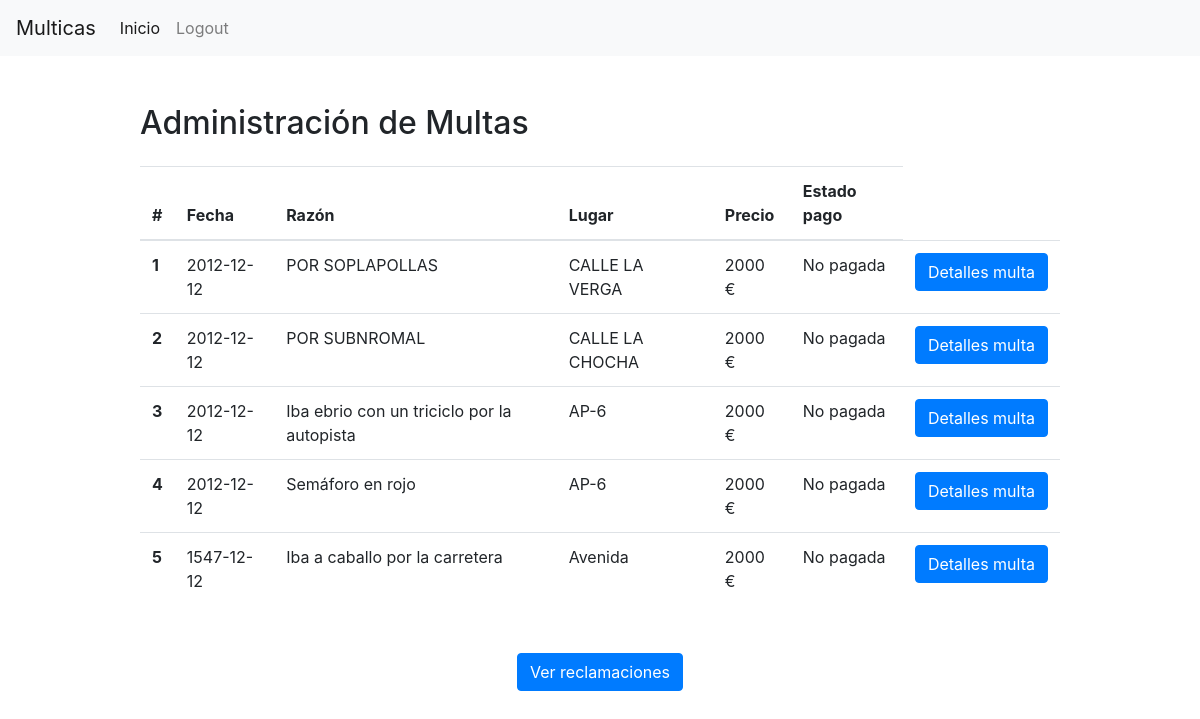
/php/main_admin.php (signed in), run on an earlier commit of the app's database.
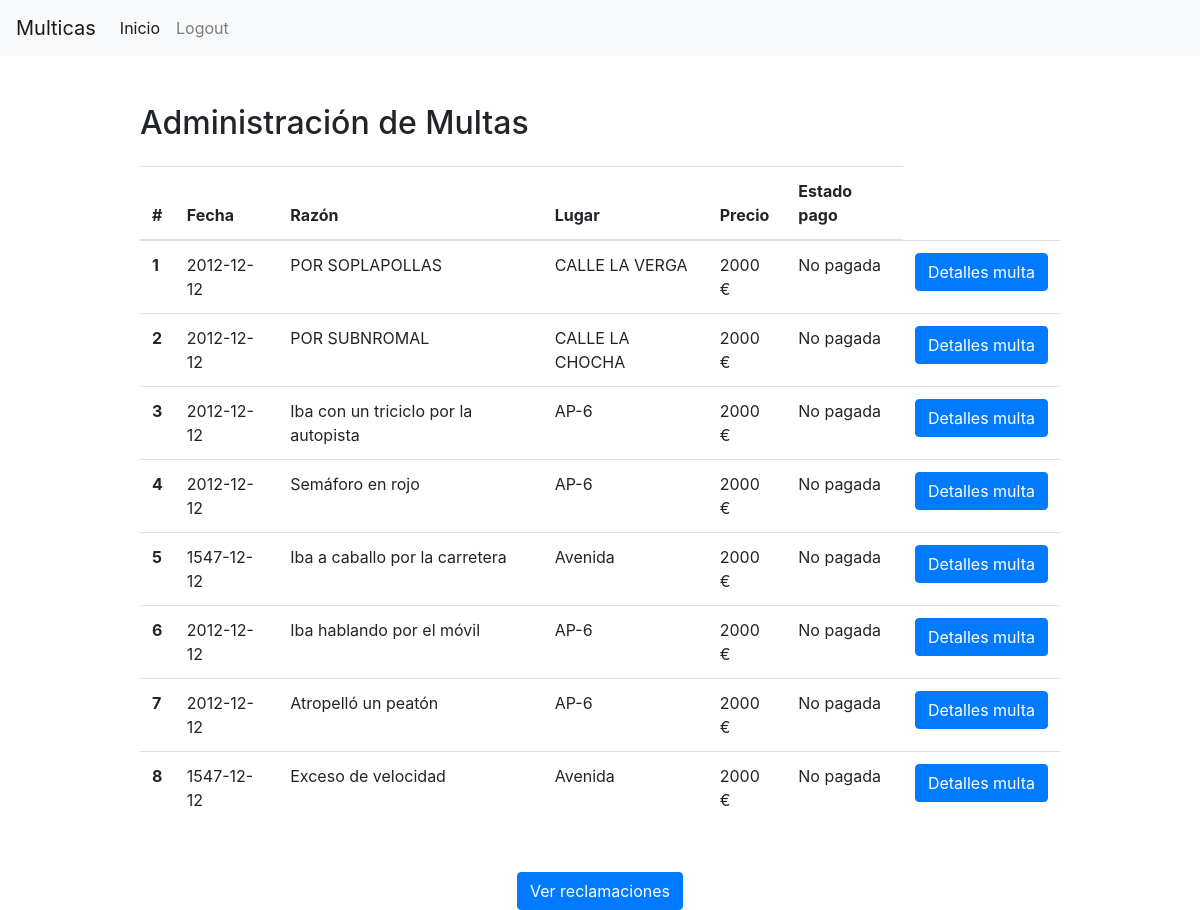
And on a later commit of the database.
### tables this page shows
CREATE TABLE `multas` (
  `id` int(11) NOT NULL,
  `razon` varchar(255) NOT NULL,
  `fecha` date NOT NULL,
  `reclamada` tinyint(1) NOT NULL DEFAULT '0',
  `direccion` varchar(255) NOT NULL,
  `precio` float(5) NOT NULL,
  `estado` int(1) NOT NULL,
  `n_bastidor` varchar(50) NOT NULL
);

### php/obtener_multas_administrador.php (called while the page is built, shortened)
<?php
    include "conexion_bd.php";
    $resultado = mysqli_query($conexion, "SELECT id, razon, fecha, reclamada, precio, estado, m.n_bastidor, direccion
                                          FROM multas m LEFT JOIN coches c ON m.n_bastidor = c.n_bastidor");
    $arrayMultas = array();
    while ($row = mysqli_fetch_array($resultado))
    {
        $idMulta = $row["id"];
        $razon = $row["razon"];
        $fecha = $row["fecha"];
        $reclamada = $row["reclamada"];
        $precio = $row["precio"];
        $estado = $row["estado"];
        $nbastidor = $row["n_bastidor"];
        $direccion = $row["direccion"];
        $arrayMultas[$idMulta] = array
        (
            "idMulta" => $idMulta,
            "razon" => $razon,
            "fecha" => $fecha,
            "reclamada" => $reclamada,
            "precio" => $precio,
            "estado" => $estado,
            "nbastidor" => $nbastidor,
            "direccion" => $direccion
        );
    }
?>

### php/main_admin.php (the view, shortened to what this page needs)
<!doctype html>
<html lang="es">
<head>
  <link rel="stylesheet" href="https://stackpath.bootstrapcdn.com/bootstrap/4.1.3/css/bootstrap.min.css"crossorigin="anonymous">
</head>
<body>
  <nav class="navbar navbar-expand-lg navbar-light bg-light">
    <a class="navbar-brand" href="#">Multicas</a>
    <div class="collapse navbar-collapse" id="navbarSupportedContent">
      <ul class="navbar-nav mr-auto">
        <li class="nav-item active">
          <a class="nav-link" href="index.html">Inicio</a>
        </li>
        <li class="nav-item">
          <a class="nav-link" href="logout.php">Logout</a>
        </li>
      </ul>
    </div>
  </nav>
  <div class="container mt-5">
    <div class="row">
      <div class="col-md-1"></div>
      <div class="col-md-10">
        <h2>Administración de Multas</h2>
        <table class="table mt-4">
          <thead>
            <tr>
              <th scope="col">#</th>
              <th scope="col">Fecha</th>
              <th scope="col">Razón</th>
              <th scope="col">Lugar</th>
              <th scope="col">Precio</th>
              <th scope="col">Estado pago</th>
            </tr>
          </thead>
          <tbody>
            <?php
                include "obtener_multas_administrador.php";
                $nrow = 0;
                foreach ($arrayMultas as $multa)
                {
                    ++$nrow;
                    $razon = $multa["razon"];
                    $fecha = $multa["fecha"];
                    $precio = $multa["precio"];
                    $estado = $multa["estado"];
                    $direccion = $multa["direccion"];
                    $estadoString = "";
                    switch ($estado)
                    {
                        case 0:
                            $estadoString = "No pagada";
                            break;
                    }
                    echo "<th scope='row'>$nrow</th>";
                    echo "<td>$fecha</td>";
                    echo "<td>$razon</td>";
                    echo "<td>$direccion</td>";
                    echo "<td>$precio €</td>";
                    echo "<td>$estadoString</td>";
                    echo "<td>";
                    echo "  <form action='detalles_multa_admin.php' method='POST' ENCTYPE='multipart/form-data'>";
                    echo "    <input class='btn btn-primary' type='submit' value='Detalles multa'>";
                    echo "  </form>";
                    echo "</td>";
                }
            ?>
          </tbody>
        </table>
        <?php
          echo "<div style='width: 100%;' class='text-center mt-5'>";
          echo "<a class='btn btn-primary' href='reclamaciones.php' role='button'>Ver reclamaciones</a>";
          echo "</div>";
        ?>
      </div>
    </div>
  </div>
</body>
</html>

What changed in the data, as far as the page shows it:
changed multas: razon "Iba ebrio con un triciclo por la autopista" → "Iba con un triciclo por la autopista"
added multas: fecha "2012-12-12", razon "Iba hablando por el móvil", direccion "AP-6", precio "2000", estado "No pagada"
added multas: fecha "2012-12-12", razon "Atropelló un peatón", direccion "AP-6", precio "2000", estado "No pagada"
added multas: fecha "1547-12-12", razon "Exceso de velocidad", direccion "Avenida", precio "2000", estado "No pagada"
